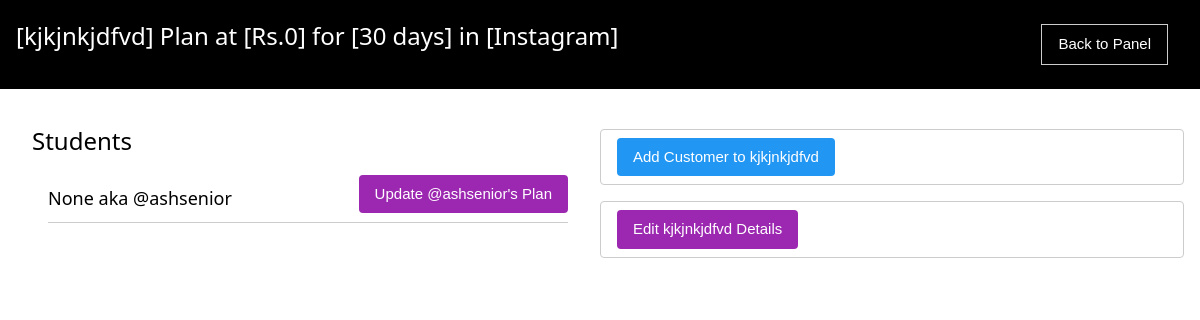
The app's page /plans/plan/wfRVkiceXA (signed in) with its own data.
### plans/models.py (models this page shows)
class Plan(models.Model):
    slug = models.CharField(max_length=20, default=generate_code, editable=False)
    app = models.ForeignKey(applists, on_delete=models.CASCADE)
    title = models.CharField(max_length=200)
    price = models.IntegerField(default=0)
    description = models.TextField(max_length=800)
    duration = models.IntegerField(default=30, choices=[
            (30, '1 Month'),
            (180, '6 Months'),
            (364, '1 Year')
        ],
    )
    default_for_customer = models.BooleanField(default=False)
    def __str__(self):
        return f"[{self.title}] Plan at [Rs.{self.price}] for [{self.duration} days] in [{self.app.appname}]"

### apps/models.py (models this page shows, shortened)
class applists(models.Model):
    author= models.ForeignKey(User, on_delete=models.CASCADE)
    appname=models.CharField(verbose_name='App name',primary_key=True,max_length=50,unique=True,null=False)
    appimg=models.ImageField(upload_to = 'app_images',null=True,blank=True)
    date_published= models.DateTimeField(auto_now_add=True)
    date_modified = models.DateTimeField(auto_now=True)
    slug = models.SlugField(max_length=255, null=True, unique=True)

### accounts/models.py (models this page shows, shortened)
class Profile(models.Model):
    user = models.OneToOneField(User, on_delete=models.CASCADE, related_name='profile')
    apps=models.ManyToManyField(applists,related_name='apps')
    status = models.CharField(choices=status_choices, max_length=20, default='c')
    full_name = models.CharField(max_length=100, blank=True, null=True)
    utility_name = models.CharField(max_length=200, null=True, blank=True)
    utility_short_name= models.CharField(max_length=50, null=True, blank=True)
    utility_state= models.CharField(max_length=50, null=True, blank=True)
    utility_district= models.CharField(max_length=50, null=True, blank=True)
    utility_country= models.CharField(max_length=50, null=True, blank=True)
    utility_postalcode= models.CharField(max_length=20, null=True, blank=True)
    utility_address=models.TextField(max_length=200, null=True, blank=True)
    contact_person= models.CharField(max_length=200, null=True, blank=True)
    contact_email = models.EmailField(max_length=50, null=True, blank=True)
    contact_phnum = models.CharField(max_length=15, null=True, blank=True)
    contact_mobile= models.CharField(max_length=15, null=True, blank=True)
    contact_designation= models.CharField(max_length=100, null=True, blank=True)
    contact_landline= models.CharField(max_length=20, null=True, blank=True)
    emergency_person=models.CharField(max_length=200, null=True, blank=True)
    emergency_altperson=models.CharField(max_length=200, null=True, blank=True)
    emergency_mobile=models.CharField(max_length=200, null=True, blank=True)
    emergency_altmobile=models.CharField(max_length=200, null=True, blank=True)
    emergency_officeaddress=models.TextField(max_length=200,null=True,blank=True)
    emergency_altofficeaddress=models.TextField(max_length=200,null=True,blank=True)
    info_created_at = models.DateTimeField(auto_now_add=True)
    info_updated_at = models.DateTimeField(auto_now=True)
    se_coins= models.IntegerField(null=True, default=999, blank=True)
    slug = models.SlugField(max_length=200, editable=False, null=True, blank=True)
    admin=models.BooleanField(default=False)
    plan_start_date = models.DateTimeField(null=True)
    plan_end_date = models.DateTimeField(null=True)
    plans = models.ManyToManyField(Plan)
    plan_active = models.BooleanField(default=False)
    paid = models.BooleanField(default=False)

### plans/views.py (the view, shortened to what this page needs)
# urls.py: path('plan/<str:slug>', show_plan, name='plan'),
def show_plan(request, slug):
    if request.user.is_superuser:
        if request.method == 'GET':
            plan = Plan.objects.filter(slug=slug).first()
            users = Profile.objects.filter(plans=plan)
            form = SubscribeForm()
            payload = {
                'plan': plan,
                'users': users,
                'form': form,
                'update_form': UpdateUserPlanForm(appslug=plan.app.slug),
                'appslug': plan.app.slug ,
                'update_plan_form': PlanForm(instance=plan)
            }
            return render(request, 'plans-panel/plan.html', payload)

### templates/plans-panel/plan.html (shortened to what this page needs)
{% load static %}
{% load crispy_forms_tags %}
{% block content %}
    <head>
        <link rel="stylesheet" href="{% static 'w3.css' %}" />
    </head>
    <nav class='w3-black w3-margin-bottom w3-container w3-padding'>
        <h3 class='w3-left'>{{plan}}</h3>
        <a href={% url 'plans-panel' plan.app.slug %}>
            <button class='w3-button w3-margin w3-black w3-border w3-right'>Back to Panel</button>
        </a>
    </nav>
    <div class='w3-padding'>
    <div class='w3-container w3-half'>
        <h3>Students</h3>
        {% for user in users %}
            <div class='w3-row w3-border-bottom w3-margin' >
                <h5 class='w3-left w3-margin-right' >
                    {{user.full_name}} aka @{{user.user.username}}
                </h5>
                <button onclick="showUpdateForm();" class=' w3-button w3-right w3-round w3-purple'>Update @{{user.user.username}}'s Plan</button>
            </div>
        {% endfor %}
    </div>
    <div class='w3-container w3-margin-top w3-padding w3-round w3-half w3-border'>
        <button id="button" onclick="showForm();" class=' w3-round w3-button w3-blue'>
            Add Customer to {{plan.title}}
        </button>
    </div>
    <div class='w3-container w3-margin-top w3-padding w3-round w3-half w3-border'>
        <button id="update_button" onclick="showUpdatePlanForm();" class=' w3-round w3-button w3-purple'>
            Edit {{plan.title}} Details
        </button>
    </div>
    </div>
{% endblock %}

### static/w3.css (style rules this page uses)
*,*:before,*:after { box-sizing:inherit }
article,aside,details,figcaption,figure,footer,header,main,menu,nav,section { display:block }
a { background-color:transparent }
button,input,select,textarea,optgroup { font:inherit;margin:0 }
button,input { overflow:visible }
button,select { text-transform:none }
button,[type=button],[type=reset],[type=submit] { -webkit-appearance:button }
h3 { font-size:24px }
h5 { font-size:18px }
h1,h2,h3,h4,h5,h6 { font-family:"Segoe UI",Arial,sans-serif;font-weight:400;margin:10px 0 }
a { color:inherit }
.w3-btn,.w3-button { border:none;display:inline-block;padding:8px 16px;vertical-align:middle;overflow:hidden;text-decoration:none;color:inherit;background-color:inherit;text-align:center;cursor:pointer;white-space:nowrap }
.w3-btn,.w3-button { -webkit-touch-callout:none;-webkit-user-select:none;-khtml-user-select:none;-moz-user-select:none;-ms-user-select:none;user-select:none }
.w3-container:after,.w3-container:before,.w3-panel:after,.w3-panel:before,.w3-row:after,.w3-row:before,.w3-row-padding:after,.w3-row-padding:before, .w3-cell-row:before,.w3-cell-row:after,.w3-clear:after,.w3-clear:before,.w3-bar:before,.w3-bar:after { content:"";display:table;clear:both }
.w3-col,.w3-half,.w3-third,.w3-twothird,.w3-threequarter,.w3-quarter { float:left;width:100% }
@media (min-width:601px) { .w3-col.m6,.w3-half { width:49.99999% } }
.w3-round,.w3-round-medium { border-radius:4px }
.w3-container,.w3-panel { padding:0.01em 16px }
.w3-border { border:1px solid #ccc!important }
.w3-border-bottom { border-bottom:1px solid #ccc!important }
.w3-margin { margin:16px!important }
.w3-margin-top { margin-top:16px!important }
.w3-margin-bottom { margin-bottom:16px!important }
.w3-margin-right { margin-right:16px!important }
.w3-padding { padding:8px 16px!important }
.w3-left { float:left!important }
.w3-right { float:right!important }
.w3-blue,.w3-hover-blue:hover { color:#fff!important;background-color:#2196F3!important }
.w3-purple,.w3-hover-purple:hover { color:#fff!important;background-color:#9c27b0!important }
.w3-black,.w3-hover-black:hover { color:#fff!important;background-color:#000!important }

### records on screen
Plan: title+price+duration "[kjkjnkjdfvd] Plan at [Rs.0] for [30 days] in [Instagram]", title "kjkjnkjdfvd"
Profile: full_name "None", user.username "ashsenior"
